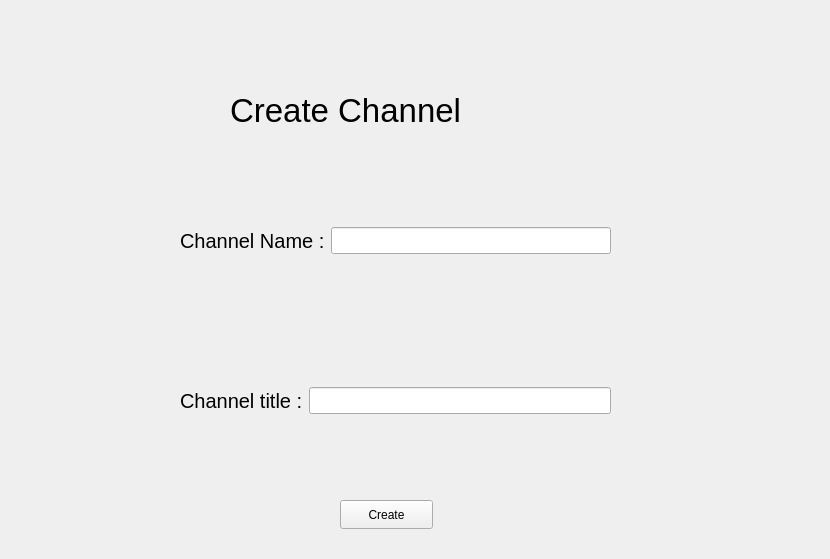
<?xml version="1.0" encoding="UTF-8"?>
<ui version="4.0">
 <class>dialog_create_Channel</class>
 <widget class="QWidget" name="dialog_create_Channel">
  <property name="geometry">
   <rect>
    <x>0</x>
    <y>0</y>
    <width>830</width>
    <height>559</height>
   </rect>
  </property>
  <property name="windowTitle">
   <string>Form</string>
  </property>
  <widget class="QLabel" name="label">
   <property name="geometry">
    <rect>
     <x>230</x>
     <y>60</y>
     <width>351</width>
     <height>101</height>
    </rect>
   </property>
   <property name="font">
    <font>
     <pointsize>25</pointsize>
    </font>
   </property>
   <property name="text">
    <string>Create Channel</string>
   </property>
  </widget>
  <widget class="QPushButton" name="CreatedButton">
   <property name="geometry">
    <rect>
     <x>340</x>
     <y>500</y>
     <width>93</width>
     <height>29</height>
    </rect>
   </property>
   <property name="text">
    <string>Create</string>
   </property>
  </widget>
  <widget class="QWidget" name="">
   <property name="geometry">
    <rect>
     <x>180</x>
     <y>160</y>
     <width>431</width>
     <height>161</height>
    </rect>
   </property>
   <layout class="QHBoxLayout" name="horizontalLayout">
    <item>
     <widget class="QLabel" name="label_2">
      <property name="font">
       <font>
        <pointsize>15</pointsize>
       </font>
      </property>
      <property name="text">
       <string>Channel Name :</string>
      </property>
     </widget>
    </item>
    <item>
     <widget class="QLineEdit" name="ChannelNameLineEdit">
      <property name="font">
       <font>
        <pointsize>12</pointsize>
       </font>
      </property>
     </widget>
    </item>
   </layout>
  </widget>
  <widget class="QWidget" name="">
   <property name="geometry">
    <rect>
     <x>180</x>
     <y>320</y>
     <width>431</width>
     <height>161</height>
    </rect>
   </property>
   <layout class="QHBoxLayout" name="horizontalLayout_2">
    <item>
     <widget class="QLabel" name="label_3">
      <property name="font">
       <font>
        <pointsize>15</pointsize>
       </font>
      </property>
      <property name="text">
       <string>Channel title :</string>
      </property>
     </widget>
    </item>
    <item>
     <widget class="QLineEdit" name="ChannelTitleLineEdit">
      <property name="font">
       <font>
        <pointsize>12</pointsize>
       </font>
      </property>
     </widget>
    </item>
   </layout>
  </widget>
 </widget>
 <resources/>
 <connections/>
</ui>
